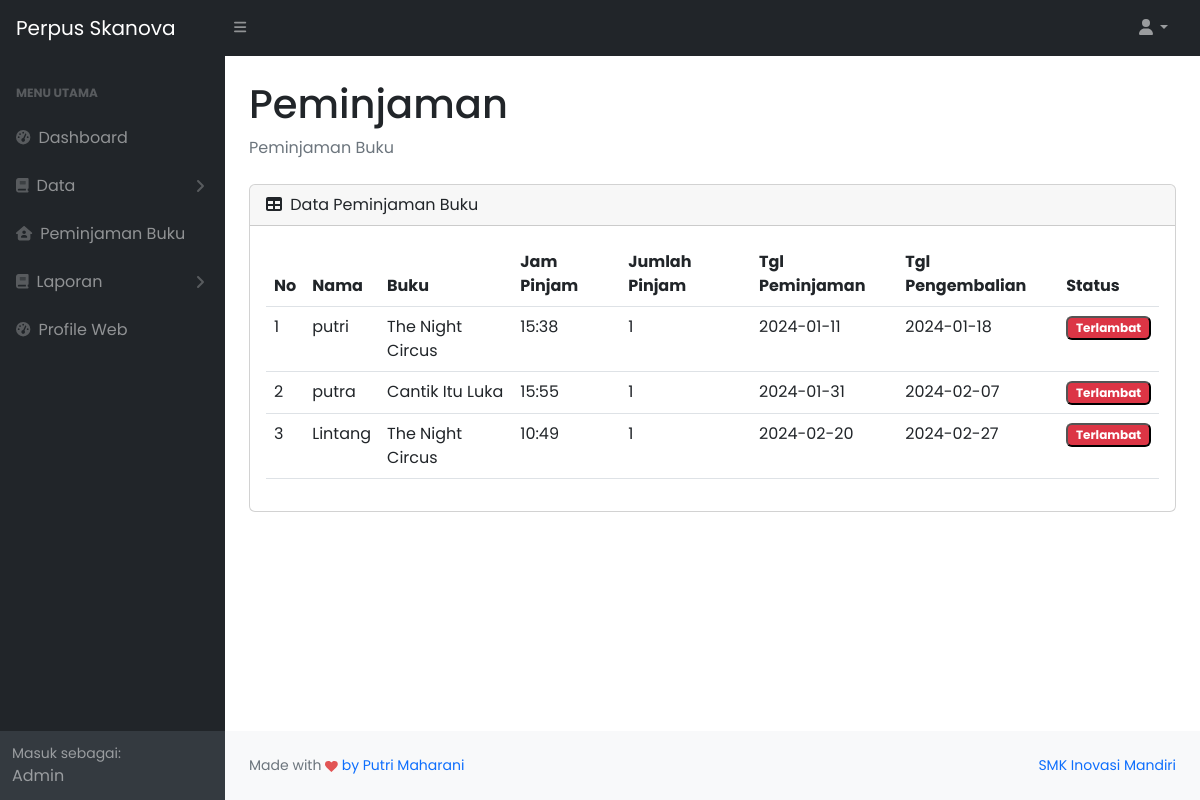
The page /admin/peminjaman.php (signed in) on the database its author committed.
### tables this page shows
CREATE TABLE `peminjaman` (
  `id_peminjaman` int(11) NOT NULL,
  `id_user` int(11) NOT NULL,
  `id_buku` int(11) NOT NULL,
  `buku` varchar(255) NOT NULL,
  `nama` varchar(255) NOT NULL,
  `tgl_peminjaman` date NOT NULL,
  `tgl_kembali` date NOT NULL,
  `jml_pinjam` int(11) NOT NULL,
  `jam` varchar(11) NOT NULL,
  `guru` varchar(255) NOT NULL
);

CREATE TABLE `user` (
  `id_user` int(11) NOT NULL,
  `nama_lengkap` varchar(255) NOT NULL,
  `username` varchar(255) NOT NULL,
  `password` varchar(255) NOT NULL,
  `email` varchar(255) NOT NULL,
  `role` varchar(255) NOT NULL,
  `alamat` text NOT NULL,
  `foto` varchar(255) NOT NULL,
  `kelas` varchar(12) NOT NULL,
  `jurusan` varchar(15) NOT NULL
);

### admin/peminjaman.php (the view, shortened to what this page needs)
<?php
include 'layout/header.php';
?>
<body class="sb-nav-fixed">
    <?php
    include 'layout/sidebar.php';
    ?>
    <div id="layoutSidenav_content">
        <main>
            <div class="container-fluid px-4">
                <h1 class="mt-4">Peminjaman</h1>
                <ol class="breadcrumb mb-4">
                    <li class="breadcrumb-item active">Peminjaman Buku</li>
                </ol>
                <div class="card mb-4">
                 <div class="card-header">
                    <i class="fas fa-table me-1"></i>
                    Data Peminjaman Buku
                </div>
                <div class="card-body">
                    <table class="table" id="datatablesSimple">
                      <thead>
                        <tr>
                          <th>No</th>
                          <th>Nama</th>
                          <th>Buku</th>
                          <th>Jam Pinjam</th>
                          <th>Jumlah Pinjam</th>
                          <th>Tgl Peminjaman</th>
                          <th>Tgl Pengembalian</th>
                          <th>Status</th>
                      </tr>
                  </thead>
                  <tbody>
                    <?php
                    $no = 1;
                    $tampil = mysqli_query($koneksi, "SELECT * FROM peminjaman AS p
                                          JOIN user AS u ON u.id_user = p.id_user");
                    if (mysqli_num_rows($tampil) > 0) {
                      foreach ($tampil as $loop) {
                      ?>
                      <tr>
                        <td><?= $no++ ?></td>
                        <td><?= $loop['nama_lengkap'] ?></td>
                        <td><?= $loop['buku'] ?></td>
                        <td><?= $loop['jam'] ?></td>
                        <td><?= $loop['jml_pinjam'] ?></td>
                        <td><?= $loop['tgl_peminjaman'] ?></td>
                        <td><?= $loop['tgl_kembali'] ?></td>
                        <td>
                          <?php
                          $tanggalJatuhTempo = strtotime($loop['tgl_kembali']);
                          $tanggalSekarang = strtotime(date('Y-m-d'));
                          if ($tanggalJatuhTempo < $tanggalSekarang) {
                              echo '<button class="badge text-bg-danger">Terlambat</button>';
                          } else if ($tanggalJatuhTempo == $tanggalSekarang) {
                              echo '<button class="badge text-bg-warning">Hari ini jatuh tempo</button>';
                          } else {
                              echo '<button class="badge text-bg-info">Dipinjam</button>';
                          }
                          ?>
                        </td>
                  </div>
              </div>
      <?php
        }
      }
      ?>
<?php
include 'layout/footer.php';
?>

### rows shown on the page
peminjaman: id_user.nama_lengkap "putri", buku "The Night Circus", jam "15:38", jml_pinjam "1", tgl_peminjaman "2024-01-11", tgl_kembali "2024-01-18", shows "Terlambat"
peminjaman: id_user.nama_lengkap "putra", buku "Cantik Itu Luka", jam "15:55", jml_pinjam "1", tgl_peminjaman "2024-01-31", tgl_kembali "2024-02-07", shows "Terlambat"
peminjaman: id_user.nama_lengkap "Lintang", buku "The Night Circus", jam "10:49", jml_pinjam "1", tgl_peminjaman "2024-02-20", tgl_kembali "2024-02-27", shows "Terlambat"

### other values the page prints
$_SESSION['role'] "Admin"
